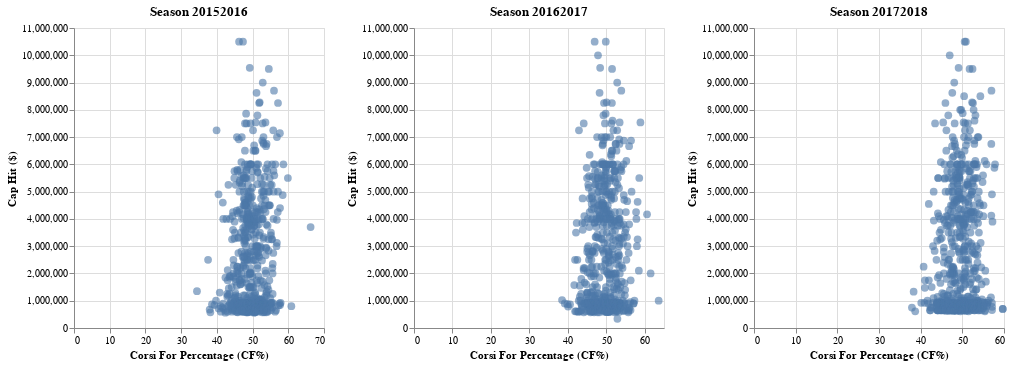

Notebook source saved alongside this figure:
### Code cell
import os

import altair
import altair as alt
import altair_viewer
import pandas as pd
from dotenv import load_dotenv
from sqlalchemy import create_engine

# Load environment variables from .env file
load_dotenv()

# Database connection parameters
DATABASE_TYPE = os.getenv("DATABASE_TYPE")
DBAPI = os.getenv("DBAPI")
ENDPOINT = os.getenv("ENDPOINT")
USER = os.getenv("USER")
PASSWORD = os.getenv("PASSWORD")
PORT = int(os.getenv("PORT", 5432))
DATABASE = os.getenv("DATABASE", "hockey_stats")

# Create the connection string
connection_string = (
    f"{DATABASE_TYPE}+{DBAPI}://{USER}:{PASSWORD}@{ENDPOINT}:{PORT}/{DATABASE}"
)
engine = create_engine(connection_string)

# Define the seasons to query
seasons = ["20152016", "20162017", "20172018"]

# Initialize an empty DataFrame to collect all the data
df = pd.DataFrame()

# Loop through each season and query the corresponding table
for season in seasons:
    query = f"""
    SELECT "capHit", "CF_Percent"
    FROM public.aggregated_corsi_{season}
    """
    season_df = pd.read_sql(query, engine)
    season_df["season"] = season  # Add the season column manually in Python
    df = pd.concat([df, season_df], ignore_index=True)

# Ensure numeric types for Altair
df["capHit"] = pd.to_numeric(df["capHit"], errors="coerce")
df["CF_Percent"] = pd.to_numeric(df["CF_Percent"], errors="coerce")
df = df.dropna(subset=["capHit", "CF_Percent"])
print(df)
# Create scatter plots for each season using Altair
charts = []

for season in seasons:
    df_season = df[df["season"] == season]

    # Avoid empty DataFrames
    if df_season.empty:
        print(f"No data available for season {season}")
        continue

    scatter_plot = (
        alt.Chart(df_season)
        .mark_circle(size=60)
        .encode(
            x=alt.X("CF_Percent", title="Corsi For Percentage (CF%)"),
            y=alt.Y("capHit", title="Cap Hit ($)"),
            tooltip=["CF_Percent", "capHit"],
            opacity=alt.value(0.6),
        )
        .properties(title=f"Season {season}", width=250, height=300)
    )

    charts.append(scatter_plot)

# # Combine the charts into a horizontal layout
combined_chart = alt.concat(*charts, columns=3)
print("Howdy Doody")
combined_chart.show()
alt.renderers.enable("png")
combined_chart

# # Save the chart as an HTML file and open it
combined_chart.save("combined_chart.html")
# altair_viewer.show(combined_chart)

### Figure 1 — Vega-Lite specification as saved in the notebook (floating-point values rounded to 4 significant figures; data arrays with more than 128 entries replaced by an {"elided": "..."} marker saying what was removed)
{"config": {"view": {"continuousWidth": 300, "continuousHeight": 300}}, "concat": [{"data": {"name": "data-c138270d62196fae0d1e25681683dbd3"}, "mark": {"type": "circle", "size": 60}, "encoding": {"opacity": {"value": 0.6}, "tooltip": [{"field": "CF_Percent", "type": "quantitative"}, {"field": "capHit", "type": "quantitative"}], "x": {"field": "CF_Percent", "title": "Corsi For Percentage (CF%)", "type": "quantitative"}, "y": {"field": "capHit", "title": "Cap Hit ($)", "type": "quantitative"}}, "height": 300, "title": "Season 20152016", "width": 250}, {"data": {"name": "data-670fca3ee248d2b4ba947a0a41c649f3"}, "mark": {"type": "circle", "size": 60}, "encoding": {"opacity": {"value": 0.6}, "tooltip": [{"field": "CF_Percent", "type": "quantitative"}, {"field": "capHit", "type": "quantitative"}], "x": {"field": "CF_Percent", "title": "Corsi For Percentage (CF%)", "type": "quantitative"}, "y": {"field": "capHit", "title": "Cap Hit ($)", "type": "quantitative"}}, "height": 300, "title": "Season 20162017", "width": 250}, {"data": {"name": "data-f3396bfb8b32601a423a61fa891494b5"}, "mark": {"type": "circle", "size": 60}, "encoding": {"opacity": {"value": 0.6}, "tooltip": [{"field": "CF_Percent", "type": "quantitative"}, {"field": "capHit", "type": "quantitative"}], "x": {"field": "CF_Percent", "title": "Corsi For Percentage (CF%)", "type": "quantitative"}, "y": {"field": "capHit", "title": "Cap Hit ($)", "type": "quantitative"}}, "height": 300, "title": "Season 20172018", "width": 250}], "columns": 3, "$schema": "https://vega.github.io/schema/vega-lite/v5.20.1.json", "datasets": {"data-c138270d62196fae0d1e25681683dbd3": {"elided": "590 records"}, "data-670fca3ee248d2b4ba947a0a41c649f3": {"elided": "582 records"}, "data-f3396bfb8b32601a423a61fa891494b5": {"elided": "606 records"}}}
